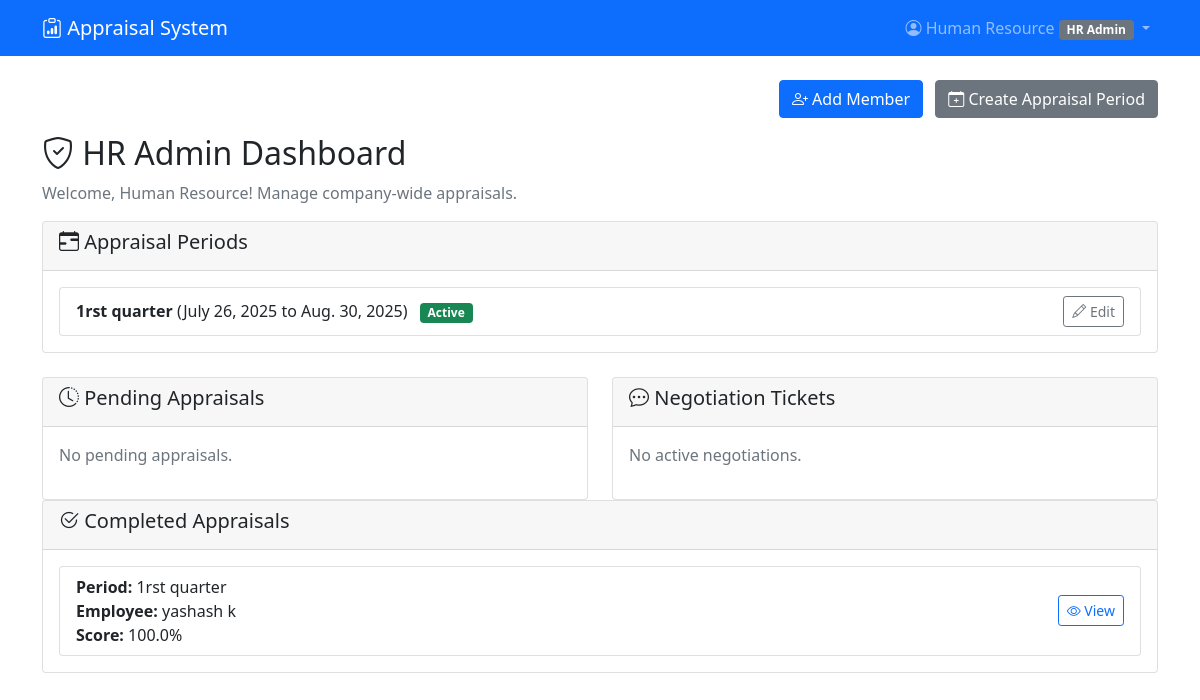
Screenshot of /accounts/ (signed in) with the database file from the repository.
### accounts/models.py (models this page shows, shortened)
class CustomUser(AbstractUser):
    ROLE_CHOICES = [
        ('employee', 'Employee'),
        ('team_leader', 'Team Leader'),
        ('manager', 'Manager'),
        ('hr_admin', 'HR Admin'),
    ]
    role = models.CharField(max_length=20, choices=ROLE_CHOICES, default='employee')
    department = models.ForeignKey(Department, on_delete=models.CASCADE, null=True, blank=True)
    employee_id = models.CharField(max_length=20, unique=True, null=True, blank=True)
    phone = models.CharField(max_length=15, blank=True)
    hire_date = models.DateField(null=True, blank=True)
    manager = models.ForeignKey('self', on_delete=models.SET_NULL, null=True, blank=True)

### appraisals/models.py (models this page shows, shortened)
class AppraisalPeriod(models.Model):
    title = models.CharField(max_length=100)
    start_date = models.DateField()
    end_date = models.DateField()
    is_active = models.BooleanField(default=True)
    created_by = models.ForeignKey(User, on_delete=models.CASCADE)

class Appraisal(models.Model):
    STATUS_CHOICES = [
        ('draft', 'Draft'),
        ('submitted', 'Submitted'),
        ('approved', 'Approved'),
        ('rejected', 'Rejected'),
        ('negotiation', 'Under Negotiation'),
        ('accepted', 'Accepted'),
    ]
    employee = models.ForeignKey(User, on_delete=models.CASCADE, related_name='appraisals')
    period = models.ForeignKey(AppraisalPeriod, on_delete=models.CASCADE)
    manager = models.ForeignKey(User, on_delete=models.CASCADE, related_name='managed_appraisals')
    overall_percentage = models.FloatField(validators=[MinValueValidator(0), MaxValueValidator(100)])
    task_completion_score = models.FloatField(default=0)
    quality_score = models.FloatField(default=0)
    timeliness_score = models.FloatField(default=0)
    status = models.CharField(max_length=15, choices=STATUS_CHOICES, default='draft')
    final_remarks = models.TextField()
    hr_approved = models.BooleanField(default=False)
    hr_approved_by = models.ForeignKey(User, on_delete=models.SET_NULL, null=True, blank=True, related_name='hr_approvals')
    created_at = models.DateTimeField(auto_now_add=True)
    updated_at = models.DateTimeField(auto_now=True)

### accounts/views.py (the view, shortened to what this page needs)
# urls.py: path('', views.dashboard, name='dashboard'),
@login_required
def dashboard(request):
    user = request.user
    context = {'user': user}
    if user.role == 'employee':
        from appraisals.models import Task, Appraisal
        assigned_tasks = Task.objects.filter(assigned_to=user).order_by('-created_at')[:5]
        completed_tasks = Task.objects.filter(assigned_to=user, status='completed')
        context.update({
            'assigned_tasks': assigned_tasks,
            'completed_tasks': completed_tasks,
            'recent_appraisals': Appraisal.objects.filter(employee=user, hr_approved=True).order_by('-updated_at')[:3],
        })
        return render(request, 'accounts/employee_dashboard.html', context)
    elif user.role == 'manager':
        context.update({
            'departments': Department.objects.all(),
            'subordinates': user.get_subordinates(),
        })
        return render(request, 'accounts/manager_dashboard.html', context)
    elif user.role == 'hr_admin':
        from appraisals.models import Appraisal, NegotiationTicket, AppraisalPeriod
        context.update({
            'pending_appraisals': Appraisal.objects.filter(status='submitted', hr_approved=False),
            'negotiation_tickets': NegotiationTicket.objects.filter(status__in=['open', 'in_review']),
            'completed_appraisals': Appraisal.objects.filter(status='accepted', hr_approved=True),
            'appraisal_periods': AppraisalPeriod.objects.all().order_by('-start_date'),
        })
        return render(request, 'accounts/hr_dashboard.html', context)
    return render(request, 'accounts/dashboard.html', context)

### templates/accounts/hr_dashboard.html (shortened to what this page needs)
{% extends 'base.html' %}
{% block content %}
<div class="row mb-3">
    <div class="col-md-12 text-end">
        <a href="{% url 'hr_create_user' %}" class="btn btn-primary">
            <i class="bi bi-person-plus"></i> Add Member
        </a>
        <a href="{% url 'create_appraisal_period' %}" class="btn btn-secondary ms-2">
            <i class="bi bi-calendar-plus"></i> Create Appraisal Period
        </a>
    </div>
</div>
<div class="row">
    <div class="col-md-12">
        <h2><i class="bi bi-shield-check"></i> HR Admin Dashboard</h2>
        <p class="text-muted">Welcome, {{ user.get_full_name }}! Manage company-wide appraisals.</p>
    </div>
</div>
<div class="row mb-4">
    <div class="col-md-12">
        <div class="card">
            <div class="card-header">
                <h5><i class="bi bi-calendar-range"></i> Appraisal Periods</h5>
            </div>
            <div class="card-body">
                {% if appraisal_periods %}
                    <ul class="list-group">
                        {% for period in appraisal_periods %}
                        <li class="list-group-item d-flex justify-content-between align-items-center">
                            <span>
                                <strong>{{ period.title }}</strong> ({{ period.start_date }} to {{ period.end_date }})
                                {% if period.is_active %}<span class="badge bg-success ms-2">Active</span>{% endif %}
                            </span>
                            <a href="{% url 'edit_appraisal_period' period.id %}" class="btn btn-outline-secondary btn-sm">
                                <i class="bi bi-pencil"></i> Edit
                            </a>
                        </li>
                        {% endfor %}
                    </ul>
                {% else %}
                    <p class="text-muted mb-0">No appraisal periods created yet.</p>
                {% endif %}
            </div>
        </div>
    </div>
</div>
<div class="row">
    <div class="col-md-6">
        <div class="card">
            <div class="card-header">
                <h5><i class="bi bi-clock-history"></i> Pending Appraisals</h5>
            </div>
            <div class="card-body">
                {% if pending_appraisals %}
                    {% for appraisal in pending_appraisals %}
                    <div class="border-bottom pb-2 mb-2">
                        <h6>{{ appraisal.employee.get_full_name }}</h6>
                        <p class="mb-1">
                            Score: <strong>{{ appraisal.overall_percentage|floatformat:1 }}%</strong><br>
                            <small class="text-muted">Manager: {{ appraisal.manager.get_full_name }}</small>
                        </p>
                        <div class="btn-group btn-group-sm">
                            <a href="{% url 'view_appraisal' appraisal.id %}" class="btn btn-outline-primary">View</a>
                            <a href="{% url 'generate_appraisal_pdf' appraisal.id %}" class="btn btn-outline-success">PDF</a>
                        </div>
                    </div>
                    {% endfor %}
                {% else %}
                    <p class="text-muted">No pending appraisals.</p>
                {% endif %}
            </div>
        </div>
    </div>
    <div class="col-md-6">
        <div class="card">
            <div class="card-header">
                <h5><i class="bi bi-chat-dots"></i> Negotiation Tickets</h5>
            </div>
            <div class="card-body">
                {% if negotiation_tickets %}
                    {% for ticket in negotiation_tickets %}
                    <div class="border-bottom pb-2 mb-2">
                        <h6>{{ ticket.appraisal.employee.get_full_name }}</h6>
                        <p class="mb-1">
                            <small class="text-muted">{{ ticket.employee_reason|truncatewords:15 }}</small>
                        </p>
                        <span class="badge bg-{% if ticket.status == 'open' %}warning{% else %}info{% endif %}">
                            {{ ticket.get_status_display }}
                        </span>
                        <div class="mt-1">
                            <a href="{% url 'view_appraisal' ticket.appraisal.id %}" class="btn btn-sm btn-outline-primary">
                                Review
                            </a>
                        </div>
                    </div>
                    {% endfor %}
                {% else %}
                    <p class="text-muted">No active negotiations.</p>
                {% endif %}
            </div>
        </div>
    </div>
</div>
<div class="row mb-4">
    <div class="col-md-12">
        <div class="card">
            <div class="card-header">
                <h5><i class="bi bi-check2-circle"></i> Completed Appraisals</h5>
            </div>
            <div class="card-body">
                {% if completed_appraisals %}
                    <ul class="list-group">
                        {% for appraisal in completed_appraisals %}
                        <li class="list-group-item d-flex justify-content-between align-items-center">
                            <span>
                                <strong>Period:</strong> {{ appraisal.period.title }}<br>
                                <strong>Employee:</strong> {{ appraisal.employee.get_full_name }}<br>
                                <strong>Score:</strong> {{ appraisal.overall_percentage|floatformat:1 }}%
                            </span>
                            <a href="{% url 'view_appraisal' appraisal.id %}" class="btn btn-outline-primary btn-sm">
                                <i class="bi bi-eye"></i> View
                            </a>
                        </li>
                        {% endfor %}
                    </ul>
                {% else %}
                    <p class="text-muted mb-0">No completed appraisals yet.</p>
                {% endif %}
            </div>
        </div>
    </div>
</div>
{% endblock %}

### templates/base.html (shortened to what this page needs)
<!DOCTYPE html>
<html lang="en">
<head>
    <link href="https://cdn.jsdelivr.net/npm/bootstrap@5.1.3/dist/css/bootstrap.min.css" rel="stylesheet">
    <link href="https://cdn.jsdelivr.net/npm/bootstrap-icons@1.7.2/font/bootstrap-icons.css" rel="stylesheet">
</head>
<body>
    <nav class="navbar navbar-expand-lg navbar-dark bg-primary">
        <div class="container">
            <a class="navbar-brand" href="{% url 'dashboard' %}">
                <i class="bi bi-clipboard-data"></i> Appraisal System
            </a>
            {% if user.is_authenticated %}
            <div class="navbar-nav ms-auto">
                <div class="nav-item dropdown">
                    <a class="nav-link dropdown-toggle" href="#" data-bs-toggle="dropdown">
                        <i class="bi bi-person-circle"></i> {{ user.get_full_name|default:user.username }}
                        <span class="badge bg-secondary">{{ user.get_role_display }}</span>
                    </a>
                </div>
            </div>
            {% endif %}
        </div>
    </nav>
    <main class="container mt-4">
        {% block content %}{% endblock %}
    </main>
</body>
</html>

### rows the page displays
CustomUser: get_full_name "Human Resource", role "HR Admin"
AppraisalPeriod: title "1rst quarter", start_date "July 26, 2025", end_date "Aug. 30, 2025", is_active "Active"
Appraisal: period "1rst quarter", employee.get_full_name "yashash k", overall_percentage "100.0"
